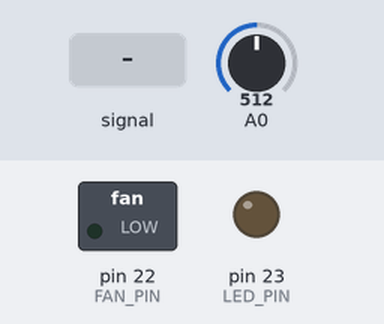
The sketch below on a simulated Arduino Mega 2560, built with avr-gcc and run on an emulated ATmega2560. Parts: switched loads named in the sketch (green lamp = pin HIGH), output pins drawn as LEDs (lit = HIGH). Inputs (shaded band) come from the test bench; at power-on: A0 = 512.

Above: at 1.2 s.
1.3 s: A0 fed a 200 Hz sine of ±81 counts around its level
At 1.7 s:
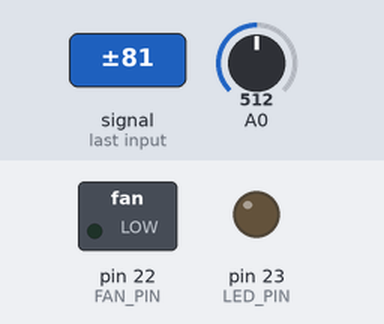
4.3 s: A0 set to 716
5.8 s: A0 set to 531
7.3 s: A0 set to 503
At 8.3 s:
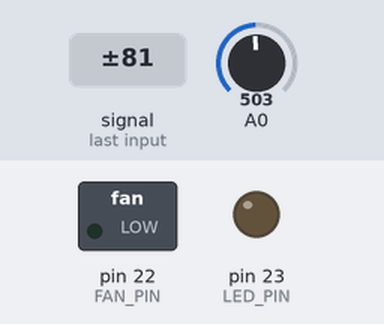
8.8 s: A0 set to 900
At 9.2 s:
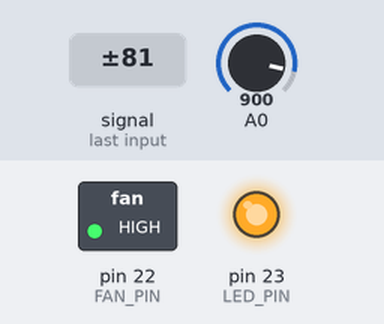
Timing chart, 0 to 11.3 s (numbered marks = the images above; inputs shaded):
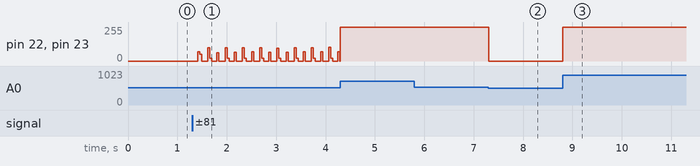

The sketch:

led-pot.ino
```cpp
#include "config.h"


#define WINDOW_SIZE 100
#define EDGE_CUT 100
#define MAX_INPUT 1024
#define MAX_OUTPUT 255
#define OUT_33 85

void setup() {
    //Serial.begin(115200);
    //delay(500);
    pinMode(LED_PIN, OUTPUT);
    pinMode(FAN_PIN, OUTPUT);
}

unsigned long int reading() {
    static bool s_filled = false;
    static unsigned long int s_index = 0;
    static unsigned long int s_window[WINDOW_SIZE];

    s_window[s_index] = analogRead(A0);
    s_index = (s_index + 1) % WINDOW_SIZE;
    s_filled = (s_index == 0);
    // Calculate average window
    unsigned long int average = 0;
    for (unsigned long int i = 0; i < (s_filled ? WINDOW_SIZE : s_index); i++) {
        average += s_window[i];
    }
    average = average / ((s_filled) ? WINDOW_SIZE : s_index);
    return average;
}

void loop() {
    unsigned long int val = reading();
    // Map the two edge values to off or max
    if (val < EDGE_CUT) {
        val = 0;
    } else if (val > (MAX_INPUT - EDGE_CUT)) {
        val = MAX_OUTPUT;
    }
    // Otherwise run from 33% - 66%
    else {
        val = (val * OUT_33) / MAX_INPUT + OUT_33;
    }
    //Serial.print("Value:");
    //Serial.print(val);
    //Serial.print("\n");
    // Write output
    analogWrite(LED_PIN, val);
    analogWrite(FAN_PIN, val);
}
```

config.h
```cpp
/*
 * config.h
 *
 *  Created on: Oct 14, 2016
 *      Author: lestarch
 */
#ifndef CONFIG_H_
#define CONFIG_H_
	//Pin used to drive the LED module
    #define LED_PIN 23
    //Pin used to drive the cooling fan
    #define FAN_PIN 22
    //Time in milliseconds to allow for enrollment
    #define ENROLL_PERIOD_TIME 1000
	//Time to delay after light is toggled
    #define TOGGLE_DELAY 500
    //Time to delay on startup
	#define START_UP_DELAY 500

	//Print debug statements to USB serial
	//#define DEBUG
#endif /* CONFIG_H_ */
```

Measured:
- after the input at 5.8 s, every drawn part: stays the same
- after the input at 7.3 s, pin 22 (FAN_PIN), pin 23 (LED_PIN): 255/255 → 0/255 at once
- after the input at 8.8 s, pin 22 (FAN_PIN), pin 23 (LED_PIN): 0/255 → 255/255 at once
